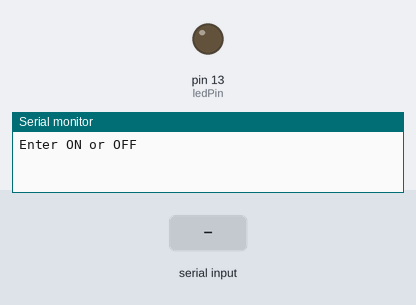
Recording of a sketch running on a simulated Arduino Uno, built with avr-gcc and run on an emulated ATmega328P. Shown: output pins drawn as LEDs (lit = HIGH), the last lines printed to the serial monitor. The inputs (shaded band) are chosen by the test bench.

Above: at 1.2 s.
1.3 s: "ON\n" received over Serial
At 2.0 s:
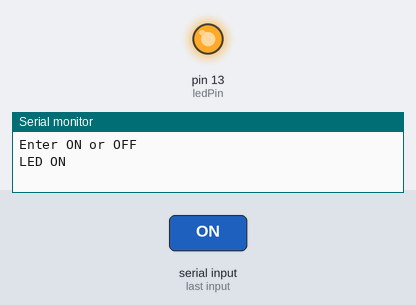
2.8 s: "OFF\n" received over Serial
At 3.1 s:
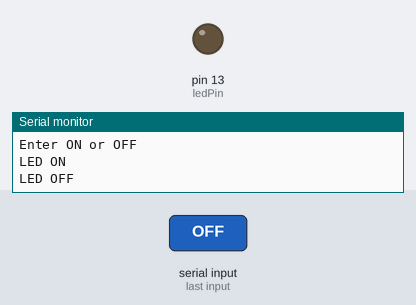
Timing chart, 0 to 5.8 s (numbered marks = the images above; inputs shaded):
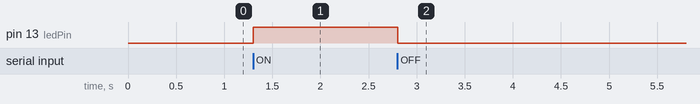

Measured:
- after the input at 1.3 s, pin 13 (ledPin): LOW → HIGH at once
- after the input at 2.8 s, pin 13 (ledPin): HIGH → LOW at once

The sketch:

Smart_LED_Controller.ino
```cpp
const int ledPin = 13;

void setup() {
  pinMode(ledPin, OUTPUT);
  Serial.begin(9600);
  Serial.println("Enter ON or OFF");
}

void loop() {
  if (Serial.available()) {
    String command = Serial.readStringUntil('\n');
    command.trim();

    if (command == "ON") {
      digitalWrite(ledPin, HIGH);
      Serial.println("LED ON");
    }
    else if (command == "OFF") {
      digitalWrite(ledPin, LOW);
      Serial.println("LED OFF");
    }
  }
}
```
